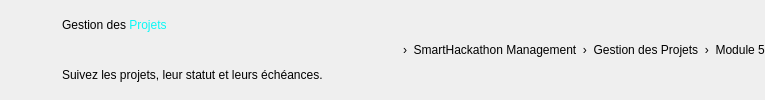
<widget class="QWidget" name="pageProjets"><layout class="QVBoxLayout" name="layoutPageProjets"><property name="leftMargin"><number>0</number></property><property name="topMargin"><number>0</number></property><property name="rightMargin"><number>0</number></property><property name="bottomMargin"><number>0</number></property><property name="spacing"><number>12</number></property><item><layout class="QHBoxLayout" name="layoutTitleProjets"><property name="spacing"><number>12</number></property><item><widget class="QLabel" name="labelTitleIconProjets"><property name="pixmap"><pixmap resource="resources.qrc">:/icons/ti_folder.png</pixmap></property><property name="scaledContents"><bool>true</bool></property><property name="minimumSize"><size><width>50</width><height>50</height></size></property><property name="maximumSize"><size><width>50</width><height>50</height></size></property></widget></item><item><layout class="QVBoxLayout" name="layoutTitleTxtProjets"><property name="spacing"><number>0</number></property><item><widget class="QLabel" name="labelTitleProjets"><property name="text"><string>Gestion des &lt;span style="color:#0BF8F6;"&gt;Projets&lt;/span&gt;</string></property><property name="textFormat"><enum>Qt::RichText</enum></property><property name="pageTitle" stdset="0"><bool>true</bool></property></widget></item><item><widget class="QLabel" name="labelSubtitleProjets"><property name="text"><string>Suivez les projets, leur statut et leurs échéances.</string></property><property name="pageSub" stdset="0"><bool>true</bool></property></widget></item></layout></item><item><spacer name="spTitleProjets"><property name="orientation"><enum>Qt::Horizontal</enum></property><property name="sizeHint" stdset="0"><size><width>40</width><height>10</height></size></property></spacer></item><item><widget class="QLabel" name="labelHomeIconProjets"><property name="pixmap"><pixmap resource="resources.qrc">:/icons/home_c.png</pixmap></property><property name="scaledContents"><bool>true</bool></property><property name="minimumSize"><size><width>16</width><height>16</height></size></property><property name="maximumSize"><size><width>16</width><height>16</height></size></property></widget></item><item><widget class="QLabel" name="labelBreadcrumbProjets"><property name="text"><string>›  SmartHackathon Management  ›  Gestion des Projets  ›  Module 5</string></property><property name="pageSub" stdset="0"><bool>true</bool></property></widget></item></layout></item></layout></widget>
